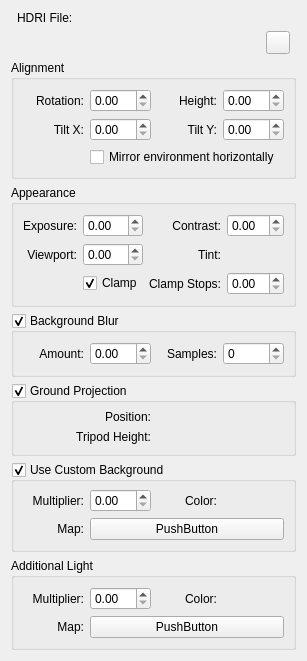
<?xml version="1.0" encoding="UTF-8"?>
<ui version="4.0">
 <class>Form</class>
 <widget class="QWidget" name="Form">
  <property name="geometry">
   <rect>
    <x>0</x>
    <y>0</y>
    <width>307</width>
    <height>596</height>
   </rect>
  </property>
  <property name="windowTitle">
   <string>Form</string>
  </property>
  <layout class="QVBoxLayout" name="verticalLayout">
   <item>
    <layout class="QGridLayout" name="gridLayout">
     <property name="leftMargin">
      <number>6</number>
     </property>
     <property name="topMargin">
      <number>0</number>
     </property>
     <property name="rightMargin">
      <number>6</number>
     </property>
     <item row="0" column="0" colspan="3">
      <widget class="QLabel" name="label">
       <property name="text">
        <string>HDRI File:</string>
       </property>
      </widget>
     </item>
     <item row="1" column="0" colspan="2">
      <widget class="MaxSDK::UI::QmaxFileChooser" name="HDRI" native="true">
       <property name="toolTip">
        <string>Put a spherical environment HDRI file here. HDRI files can be obtained for free for example at HDRIHaven.com or many other places online.</string>
       </property>
      </widget>
     </item>
     <item row="1" column="2">
      <widget class="MaxSDK::UI::QmaxTexmapToolbutton" name="HDRI_map">
       <property name="text">
        <string/>
       </property>
      </widget>
     </item>
    </layout>
   </item>
   <item>
    <widget class="QGroupBox" name="groupBox_2">
     <property name="title">
      <string>Alignment</string>
     </property>
     <layout class="QGridLayout" name="gridLayout_3">
      <item row="0" column="1">
       <widget class="MaxSDK::QmaxDoubleSpinBox" name="Rotation">
        <property name="toolTip">
         <string>Rotation of the environment around the Z axis, in degrees.</string>
        </property>
        <property name="visibleDigits">
         <number>-4</number>
        </property>
       </widget>
      </item>
      <item row="0" column="0">
       <widget class="QLabel" name="label_2">
        <property name="text">
         <string>Rotation:</string>
        </property>
        <property name="alignment">
         <set>Qt::AlignRight|Qt::AlignTrailing|Qt::AlignVCenter</set>
        </property>
       </widget>
      </item>
      <item row="2" column="2">
       <widget class="QLabel" name="label_18">
        <property name="text">
         <string>Tilt Y:</string>
        </property>
        <property name="alignment">
         <set>Qt::AlignRight|Qt::AlignTrailing|Qt::AlignVCenter</set>
        </property>
       </widget>
      </item>
      <item row="0" column="3">
       <widget class="MaxSDK::QmaxDoubleSpinBox" name="Height">
        <property name="toolTip">
         <string>Allows shifting the &quot;Horizon&quot; of the Environment up or down.</string>
        </property>
        <property name="visibleDigits">
         <number>-4</number>
        </property>
       </widget>
      </item>
      <item row="2" column="1">
       <widget class="MaxSDK::QmaxDoubleSpinBox" name="TiltX">
        <property name="toolTip">
         <string>Tilt of the environment around the X axis, in degrees.</string>
        </property>
        <property name="visibleDigits">
         <number>-4</number>
        </property>
       </widget>
      </item>
      <item row="2" column="3">
       <widget class="MaxSDK::QmaxDoubleSpinBox" name="TiltY">
        <property name="toolTip">
         <string>Tilt of the environment around the Y axis, in degrees.</string>
        </property>
        <property name="visibleDigits">
         <number>-4</number>
        </property>
       </widget>
      </item>
      <item row="2" column="0">
       <widget class="QLabel" name="label_17">
        <property name="text">
         <string>Tilt X:</string>
        </property>
        <property name="alignment">
         <set>Qt::AlignRight|Qt::AlignTrailing|Qt::AlignVCenter</set>
        </property>
       </widget>
      </item>
      <item row="0" column="2">
       <widget class="QLabel" name="label_8">
        <property name="text">
         <string>Height:</string>
        </property>
        <property name="alignment">
         <set>Qt::AlignRight|Qt::AlignTrailing|Qt::AlignVCenter</set>
        </property>
       </widget>
      </item>
      <item row="3" column="1" colspan="3">
       <widget class="QCheckBox" name="Flip">
        <property name="toolTip">
         <string>Historically, 3ds Max has shown spherical environment flipped (mirrored). This shader gives the correct (unflipped) appearance by default, but if the legacy behaviour is desired, check this box.</string>
        </property>
        <property name="text">
         <string>Mirror environment horizontally</string>
        </property>
       </widget>
      </item>
     </layout>
    </widget>
   </item>
   <item>
    <widget class="QGroupBox" name="groupBox">
     <property name="title">
      <string>Appearance</string>
     </property>
     <layout class="QGridLayout" name="gridLayout_4">
      <item row="1" column="0">
       <widget class="QLabel" name="label_7">
        <property name="text">
         <string>Viewport:</string>
        </property>
        <property name="alignment">
         <set>Qt::AlignRight|Qt::AlignTrailing|Qt::AlignVCenter</set>
        </property>
       </widget>
      </item>
      <item row="0" column="2">
       <widget class="QLabel" name="label_4">
        <property name="text">
         <string>Contrast:</string>
        </property>
        <property name="alignment">
         <set>Qt::AlignRight|Qt::AlignTrailing|Qt::AlignVCenter</set>
        </property>
       </widget>
      </item>
      <item row="0" column="3">
       <widget class="MaxSDK::QmaxDoubleSpinBox" name="Contrast">
        <property name="toolTip">
         <string>Applies a contrast adjustment (effectively, a gamma curve). Can be used to artistically tune the environment.</string>
        </property>
        <property name="visibleDigits">
         <number>-4</number>
        </property>
       </widget>
      </item>
      <item row="1" column="2">
       <widget class="QLabel" name="label_13">
        <property name="text">
         <string>Tint:</string>
        </property>
        <property name="alignment">
         <set>Qt::AlignRight|Qt::AlignTrailing|Qt::AlignVCenter</set>
        </property>
       </widget>
      </item>
      <item row="0" column="0">
       <widget class="QLabel" name="label_3">
        <property name="text">
         <string>Exposure:</string>
        </property>
        <property name="alignment">
         <set>Qt::AlignRight|Qt::AlignTrailing|Qt::AlignVCenter</set>
        </property>
       </widget>
      </item>
      <item row="1" column="1">
       <widget class="MaxSDK::QmaxDoubleSpinBox" name="Viewport">
        <property name="toolTip">
         <string>A multiplier for the brightness that only applies to the viewport (and QuickSilver), but not to any other rendering.</string>
        </property>
        <property name="visibleDigits">
         <number>-4</number>
        </property>
       </widget>
      </item>
      <item row="2" column="1">
       <widget class="QCheckBox" name="Clamp">
        <property name="toolTip">
         <string>Some HDRs have scientifically accurate strength in their brightness. For example, the sun is really many thousands of times brighter than anything else. In some cases, this can cause artifacts (especially in the viewport). Also, no photographer takes a photo in full sunlight without diffusing it with a scrim. This clamping function allows reducing the brightest parts of the photo, to &quot;tame&quot; extreme lighting a bit, for artistic effect, or to reduce artifacts.</string>
        </property>
        <property name="text">
         <string>Clamp</string>
        </property>
        <property name="checked">
         <bool>true</bool>
        </property>
       </widget>
      </item>
      <item row="0" column="1">
       <widget class="MaxSDK::QmaxDoubleSpinBox" name="Exposure">
        <property name="toolTip">
         <string>The brightness (in f-stops) of the environment. Every whole number higher makes the environment twice as bright, every whole number lower makes it half as bright.</string>
        </property>
        <property name="stepType">
         <enum>QAbstractSpinBox::AdaptiveDecimalStepType</enum>
        </property>
        <property name="visibleDigits">
         <number>-4</number>
        </property>
       </widget>
      </item>
      <item row="1" column="3">
       <widget class="MaxSDK::QMaxColorSwatch" name="Tint">
        <property name="toolTip">
         <string>A color tint of the environment.</string>
        </property>
        <property name="useAlpha">
         <bool>true</bool>
        </property>
       </widget>
      </item>
      <item row="2" column="3">
       <widget class="MaxSDK::QmaxDoubleSpinBox" name="ClampStops">
        <property name="toolTip">
         <string>The clamp level is defined in stops, the actual clamping level doubling for every whole number:
0 = 1.0
1 = 2.0
2 = 4.0
3 = 8.0
4 = 16.0
8 = 32.0
Etc.</string>
        </property>
        <property name="visibleDigits">
         <number>-4</number>
        </property>
       </widget>
      </item>
      <item row="2" column="2">
       <widget class="QLabel" name="label_20">
        <property name="text">
         <string>Clamp Stops:</string>
        </property>
        <property name="alignment">
         <set>Qt::AlignRight|Qt::AlignTrailing|Qt::AlignVCenter</set>
        </property>
       </widget>
      </item>
     </layout>
    </widget>
   </item>
   <item>
    <widget class="QGroupBox" name="Blur">
     <property name="toolTip">
      <string>A high quality HDRI environment is great for reflections, but can appear distracting in the background. This allows to artificially blurring it in the viewport, to reduce visual noise.</string>
     </property>
     <property name="title">
      <string>Background Blur</string>
     </property>
     <property name="checkable">
      <bool>true</bool>
     </property>
     <layout class="QGridLayout" name="gridLayout_7">
      <item row="0" column="0">
       <widget class="QLabel" name="label_12">
        <property name="text">
         <string>Amount:</string>
        </property>
        <property name="alignment">
         <set>Qt::AlignRight|Qt::AlignTrailing|Qt::AlignVCenter</set>
        </property>
       </widget>
      </item>
      <item row="0" column="1">
       <widget class="MaxSDK::QmaxDoubleSpinBox" name="BlurAmount">
        <property name="toolTip">
         <string>The amount of blur.</string>
        </property>
        <property name="visibleDigits">
         <number>-4</number>
        </property>
       </widget>
      </item>
      <item row="0" column="2">
       <widget class="QLabel" name="label_19">
        <property name="text">
         <string>Samples:</string>
        </property>
        <property name="alignment">
         <set>Qt::AlignRight|Qt::AlignTrailing|Qt::AlignVCenter</set>
        </property>
       </widget>
      </item>
      <item row="0" column="3">
       <widget class="MaxSDK::QmaxSpinBox" name="BlurSamples">
        <property name="toolTip">
         <string>The amount of samples taken from the environment to blur it. If the blur looks grainy, turn this up.</string>
        </property>
       </widget>
      </item>
     </layout>
    </widget>
   </item>
   <item>
    <widget class="QGroupBox" name="GroundProjection">
     <property name="toolTip">
      <string>When the camera moves around an object inside a spherical environment, the object feels disconnected from the world and seems to be &quot;flying&quot;. Checking this box, allows &quot;flattening&quot; the lower half of the spherical projection to make a &quot;hemisphere&quot;, allowing objects to look like they are locked to a ground plane.</string>
     </property>
     <property name="title">
      <string>Ground Projection</string>
     </property>
     <property name="checkable">
      <bool>true</bool>
     </property>
     <layout class="QGridLayout" name="gridLayout_2">
      <property name="topMargin">
       <number>7</number>
      </property>
      <item row="0" column="0">
       <widget class="QLabel" name="label_5">
        <property name="text">
         <string>Position:</string>
        </property>
        <property name="alignment">
         <set>Qt::AlignRight|Qt::AlignTrailing|Qt::AlignVCenter</set>
        </property>
       </widget>
      </item>
      <item row="1" column="1">
       <widget class="MaxSDK::QmaxWorldSpinBox" name="GroundRadius">
        <property name="toolTip">
         <string>The height above the above position of the point from which the flattening projection originates. 
Should in theory match the height of the tripod that took the spherical panorama in the first place, but is often simply tweaked by eye to look &quot;good&quot;.</string>
        </property>
       </widget>
      </item>
      <item row="0" column="1">
       <widget class="MaxSDK::QmaxPoint3Spinner" name="GroundCenter">
        <property name="toolTip">
         <string>The position of the center of the projected ground.</string>
        </property>
        <property name="animationKeyBrackets">
         <bool>false</bool>
        </property>
       </widget>
      </item>
      <item row="1" column="0">
       <widget class="QLabel" name="label_6">
        <property name="text">
         <string>Tripod Height:</string>
        </property>
        <property name="alignment">
         <set>Qt::AlignRight|Qt::AlignTrailing|Qt::AlignVCenter</set>
        </property>
       </widget>
      </item>
     </layout>
    </widget>
   </item>
   <item>
    <widget class="QGroupBox" name="UseBackground">
     <property name="toolTip">
      <string>Allows replacing the HDRI in the background with a custom color, or other map.</string>
     </property>
     <property name="title">
      <string>Use Custom Background</string>
     </property>
     <property name="checkable">
      <bool>true</bool>
     </property>
     <layout class="QGridLayout" name="gridLayout_5">
      <property name="topMargin">
       <number>7</number>
      </property>
      <item row="0" column="2">
       <widget class="QLabel" name="label_10">
        <property name="text">
         <string>Color:</string>
        </property>
        <property name="alignment">
         <set>Qt::AlignRight|Qt::AlignTrailing|Qt::AlignVCenter</set>
        </property>
       </widget>
      </item>
      <item row="1" column="1" colspan="3">
       <widget class="QPushButton" name="Background_map">
        <property name="toolTip">
         <string>Custom background map.</string>
        </property>
        <property name="text">
         <string>PushButton</string>
        </property>
       </widget>
      </item>
      <item row="0" column="0">
       <widget class="QLabel" name="label_9">
        <property name="text">
         <string>Multiplier:</string>
        </property>
        <property name="alignment">
         <set>Qt::AlignRight|Qt::AlignTrailing|Qt::AlignVCenter</set>
        </property>
       </widget>
      </item>
      <item row="0" column="1">
       <widget class="MaxSDK::QmaxDoubleSpinBox" name="BackgroundMultiplier">
        <property name="toolTip">
         <string>Multiplier for the custom background.</string>
        </property>
       </widget>
      </item>
      <item row="0" column="3">
       <widget class="MaxSDK::QMaxColorSwatch" name="Background">
        <property name="toolTip">
         <string>Custom background color.</string>
        </property>
        <property name="useAlpha">
         <bool>true</bool>
        </property>
       </widget>
      </item>
      <item row="1" column="0">
       <widget class="QLabel" name="label_11">
        <property name="text">
         <string>Map:</string>
        </property>
        <property name="alignment">
         <set>Qt::AlignRight|Qt::AlignTrailing|Qt::AlignVCenter</set>
        </property>
       </widget>
      </item>
     </layout>
    </widget>
   </item>
   <item>
    <widget class="QGroupBox" name="groupBox_3">
     <property name="title">
      <string>Additional Light</string>
     </property>
     <layout class="QGridLayout" name="gridLayout_6">
      <item row="0" column="0">
       <widget class="QLabel" name="label_15">
        <property name="text">
         <string>Multiplier:</string>
        </property>
        <property name="alignment">
         <set>Qt::AlignRight|Qt::AlignTrailing|Qt::AlignVCenter</set>
        </property>
       </widget>
      </item>
      <item row="0" column="1">
       <widget class="MaxSDK::QmaxDoubleSpinBox" name="AdditionalLightMul">
        <property name="toolTip">
         <string>Multiplier of any additional light added to the environment lighting.</string>
        </property>
       </widget>
      </item>
      <item row="0" column="2">
       <widget class="QLabel" name="label_16">
        <property name="text">
         <string>Color:</string>
        </property>
        <property name="alignment">
         <set>Qt::AlignRight|Qt::AlignTrailing|Qt::AlignVCenter</set>
        </property>
       </widget>
      </item>
      <item row="0" column="3">
       <widget class="MaxSDK::QMaxColorSwatch" name="AdditionalLight">
        <property name="toolTip">
         <string>Use a flat color to simply add a flat amount of extra light.</string>
        </property>
        <property name="useAlpha">
         <bool>true</bool>
        </property>
       </widget>
      </item>
      <item row="1" column="0">
       <widget class="QLabel" name="label_14">
        <property name="text">
         <string>Map:</string>
        </property>
        <property name="alignment">
         <set>Qt::AlignRight|Qt::AlignTrailing|Qt::AlignVCenter</set>
        </property>
       </widget>
      </item>
      <item row="1" column="1" colspan="3">
       <widget class="QPushButton" name="AdditionalLight_map">
        <property name="toolTip">
         <string>Use a map to combine this HDRI environment with other lighting effects (like the HDRI Lights map, for example)</string>
        </property>
        <property name="text">
         <string>PushButton</string>
        </property>
       </widget>
      </item>
     </layout>
    </widget>
   </item>
  </layout>
 </widget>
 <customwidgets>
  <customwidget>
   <class>MaxSDK::QmaxSpinBox</class>
   <extends>QSpinBox</extends>
   <header location="global">Qt/QmaxSpinBox.h</header>
  </customwidget>
  <customwidget>
   <class>MaxSDK::QMaxColorSwatch</class>
   <extends>QWidget</extends>
   <header location="global">Qt/QMaxColorSwatch.h</header>
  </customwidget>
  <customwidget>
   <class>MaxSDK::QmaxDoubleSpinBox</class>
   <extends>QDoubleSpinBox</extends>
   <header location="global">Qt/QmaxSpinBox.h</header>
  </customwidget>
  <customwidget>
   <class>MaxSDK::QmaxPoint3Spinner</class>
   <extends>QWidget</extends>
   <header location="global">Qt/QMaxMultiSpinner.h</header>
  </customwidget>
  <customwidget>
   <class>MaxSDK::UI::QmaxTexmapToolbutton</class>
   <extends>QToolButton</extends>
   <header location="global">Qt/QmaxTexmapToolbutton.h</header>
  </customwidget>
  <customwidget>
   <class>MaxSDK::UI::QmaxFileChooser</class>
   <extends>QWidget</extends>
   <header>qmaxfilechooser.h</header>
   <container>1</container>
  </customwidget>
  <customwidget>
   <class>MaxSDK::QmaxWorldSpinBox</class>
   <extends>QWidget</extends>
   <header>maxsdk::qmaxworldspinbox.h</header>
  </customwidget>
 </customwidgets>
 <tabstops>
  <tabstop>HDRI_map</tabstop>
  <tabstop>Rotation</tabstop>
  <tabstop>Height</tabstop>
  <tabstop>TiltX</tabstop>
  <tabstop>TiltY</tabstop>
  <tabstop>Flip</tabstop>
  <tabstop>Exposure</tabstop>
  <tabstop>Contrast</tabstop>
  <tabstop>Viewport</tabstop>
  <tabstop>Clamp</tabstop>
  <tabstop>ClampStops</tabstop>
  <tabstop>Blur</tabstop>
  <tabstop>BlurAmount</tabstop>
  <tabstop>BlurSamples</tabstop>
  <tabstop>GroundProjection</tabstop>
  <tabstop>GroundRadius</tabstop>
  <tabstop>UseBackground</tabstop>
  <tabstop>BackgroundMultiplier</tabstop>
  <tabstop>Background_map</tabstop>
  <tabstop>AdditionalLightMul</tabstop>
  <tabstop>AdditionalLight_map</tabstop>
 </tabstops>
 <resources/>
 <connections>
  <connection>
   <sender>Clamp</sender>
   <signal>toggled(bool)</signal>
   <receiver>label_20</receiver>
   <slot>setEnabled(bool)</slot>
   <hints>
    <hint type="sourcelabel">
     <x>131</x>
     <y>251</y>
    </hint>
    <hint type="destinationlabel">
     <x>216</x>
     <y>255</y>
    </hint>
   </hints>
  </connection>
  <connection>
   <sender>Clamp</sender>
   <signal>toggled(bool)</signal>
   <receiver>ClampStops</receiver>
   <slot>setEnabled(bool)</slot>
   <hints>
    <hint type="sourcelabel">
     <x>136</x>
     <y>250</y>
    </hint>
    <hint type="destinationlabel">
     <x>308</x>
     <y>251</y>
    </hint>
   </hints>
  </connection>
 </connections>
</ui>
